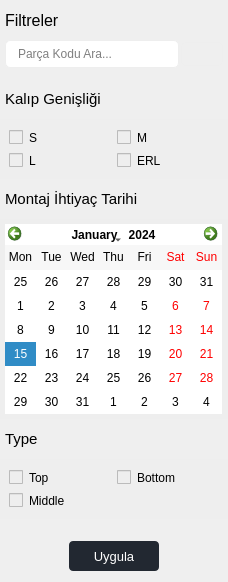
                 <widget class="QWidget" name="scrollAreaWidgetContents_2">
                  <property name="geometry">
                   <rect>
                    <x>0</x>
                    <y>0</y>
                    <width>228</width>
                    <height>582</height>
                   </rect>
                  </property>
                  <property name="styleSheet">
                   <string notr="true">padding: 0;</string>
                  </property>
                  <layout class="QVBoxLayout" name="verticalLayout_17">
                   <property name="leftMargin">
                    <number>0</number>
                   </property>
                   <property name="rightMargin">
                    <number>0</number>
                   </property>
                   <item>
                    <layout class="QVBoxLayout" name="verticalLayout_15">
                     <property name="spacing">
                      <number>10</number>
                     </property>
                     <property name="leftMargin">
                      <number>5</number>
                     </property>
                     <property name="rightMargin">
                      <number>5</number>
                     </property>
                     <item>
                      <widget class="QLabel" name="filters_label_2">
                       <property name="font">
                        <font>
                         <pointsize>12</pointsize>
                        </font>
                       </property>
                       <property name="styleSheet">
                        <string notr="true"/>
                       </property>
                       <property name="text">
                        <string>Filtreler</string>
                       </property>
                      </widget>
                     </item>
                     <item>
                      <layout class="QHBoxLayout" name="horizontalLayout_10">
                       <property name="spacing">
                        <number>2</number>
                       </property>
                       <item>
                        <widget class="QLineEdit" name="search_input_2">
                         <property name="cursor">
                          <cursorShape>IBeamCursor</cursorShape>
                         </property>
                         <property name="styleSheet">
                          <string notr="true">*{
border: 1px solid #EEEEEE;
border-radius: 5px;
padding: 5px 10px;
}

*:focus{
background-color: #EEEEEE;
}</string>
                         </property>
                         <property name="placeholderText">
                          <string>Parça Kodu Ara...</string>
                         </property>
                         <property name="clearButtonEnabled">
                          <bool>true</bool>
                         </property>
                        </widget>
                       </item>
                       <item>
                        <widget class="QPushButton" name="search_btn_2">
                         <property name="cursor">
                          <cursorShape>PointingHandCursor</cursorShape>
                         </property>
                         <property name="mouseTracking">
                          <bool>true</bool>
                         </property>
                         <property name="styleSheet">
                          <string notr="true">*{
border: 1px solid #EEEEEE;
border-radius: 5px;
padding: 4px;
}

*:hover{
background-color: #EEEEEE;
}</string>
                         </property>
                         <property name="text">
                          <string/>
                         </property>
                         <property name="icon">
                          <iconset resource="resources.qrc">
                           <normaloff>:/icons/icons/search-red.png</normaloff>:/icons/icons/search-red.png</iconset>
                         </property>
                         <property name="iconSize">
                          <size>
                           <width>20</width>
                           <height>20</height>
                          </size>
                         </property>
                         <property name="checkable">
                          <bool>true</bool>
                         </property>
                        </widget>
                       </item>
                      </layout>
                     </item>
                    </layout>
                   </item>
                   <item>
                    <layout class="QVBoxLayout" name="verticalLayout_16">
                     <property name="spacing">
                      <number>0</number>
                     </property>
                     <property name="topMargin">
                      <number>5</number>
                     </property>
                     <property name="bottomMargin">
                      <number>5</number>
                     </property>
                     <item>
                      <widget class="QWidget" name="kalip_genisligi_widget_2" native="true">
                       <property name="minimumSize">
                        <size>
                         <width>0</width>
                         <height>40</height>
                        </size>
                       </property>
                       <property name="styleSheet">
                        <string notr="true">*{
border:none;
padding: 10px 5px;
height: 40px;
}

*:hover{
background-color: #EEEEEE;
}</string>
                       </property>
                       <layout class="QHBoxLayout" name="horizontalLayout_33">
                        <property name="spacing">
                         <number>0</number>
                        </property>
                        <property name="leftMargin">
                         <number>0</number>
                        </property>
                        <property name="topMargin">
                         <number>0</number>
                        </property>
                        <property name="rightMargin">
                         <number>0</number>
                        </property>
                        <property name="bottomMargin">
                         <number>0</number>
                        </property>
                        <item>
                         <layout class="QHBoxLayout" name="horizontalLayout_32">
                          <property name="spacing">
                           <number>0</number>
                          </property>
                          <item>
                           <widget class="QPushButton" name="kalip_genisligi_fltr_label_btn_2">
                            <property name="sizePolicy">
                             <sizepolicy hsizetype="Expanding" vsizetype="Fixed">
                              <horstretch>0</horstretch>
                              <verstretch>0</verstretch>
                             </sizepolicy>
                            </property>
                            <property name="font">
                             <font>
                              <pointsize>11</pointsize>
                             </font>
                            </property>
                            <property name="cursor">
                             <cursorShape>PointingHandCursor</cursorShape>
                            </property>
                            <property name="styleSheet">
                             <string notr="true">*{
border: none;
text-align: left;
padding-left: 5px;
height: 30px;
}</string>
                            </property>
                            <property name="text">
                             <string>Kalıp Genişliği</string>
                            </property>
                            <property name="checkable">
                             <bool>true</bool>
                            </property>
                           </widget>
                          </item>
                          <item>
                           <spacer name="horizontalSpacer_19">
                            <property name="orientation">
                             <enum>Qt::Orientation::Horizontal</enum>
                            </property>
                            <property name="sizeType">
                             <enum>QSizePolicy::Policy::Fixed</enum>
                            </property>
                            <property name="sizeHint" stdset="0">
                             <size>
                              <width>0</width>
                              <height>20</height>
                             </size>
                            </property>
                           </spacer>
                          </item>
                          <item>
                           <widget class="QPushButton" name="kalip_genisligi_fltr_icon_btn_2">
                            <property name="cursor">
                             <cursorShape>PointingHandCursor</cursorShape>
                            </property>
                            <property name="layoutDirection">
                             <enum>Qt::LayoutDirection::LeftToRight</enum>
                            </property>
                            <property name="styleSheet">
                             <string notr="true">border: none;
height: 30px;</string>
                            </property>
                            <property name="text">
                             <string/>
                            </property>
                            <property name="icon">
                             <iconset resource="resources.qrc">
                              <normaloff>:/icons/icons/plus-red.png</normaloff>
                              <normalon>:/icons/icons/minus-red.png</normalon>:/icons/icons/plus-red.png</iconset>
                            </property>
                            <property name="checkable">
                             <bool>true</bool>
                            </property>
                           </widget>
                          </item>
                         </layout>
                        </item>
                       </layout>
                      </widget>
                     </item>
                     <item>
                      <widget class="QWidget" name="kalip_genisligi_check_boxes_2" native="true">
                       <property name="minimumSize">
                        <size>
                         <width>0</width>
                         <height>60</height>
                        </size>
                       </property>
                       <property name="styleSheet">
                        <string notr="true">background-color: #EEEEEE;</string>
                       </property>
                       <layout class="QGridLayout" name="gridLayout_2">
                        <item row="0" column="0">
                         <widget class="QCheckBox" name="kalip_genisligi_checkBox_S_2">
                          <property name="text">
                           <string>S</string>
                          </property>
                         </widget>
                        </item>
                        <item row="0" column="1">
                         <widget class="QCheckBox" name="kalip_genisligi_checkBox_M_2">
                          <property name="text">
                           <string>M</string>
                          </property>
                         </widget>
                        </item>
                        <item row="1" column="0">
                         <widget class="QCheckBox" name="kalip_genisligi_checkBox_L_2">
                          <property name="text">
                           <string>L</string>
                          </property>
                         </widget>
                        </item>
                        <item row="1" column="1">
                         <widget class="QCheckBox" name="kalip_genisligi_checkBox_ERL_2">
                          <property name="text">
                           <string>ERL</string>
                          </property>
                         </widget>
                        </item>
                       </layout>
                      </widget>
                     </item>
                     <item>
                      <widget class="QWidget" name="montaj_ihtiyac_widget_2" native="true">
                       <property name="minimumSize">
                        <size>
                         <width>0</width>
                         <height>40</height>
                        </size>
                       </property>
                       <property name="cursor">
                        <cursorShape>PointingHandCursor</cursorShape>
                       </property>
                       <property name="styleSheet">
                        <string notr="true">*{
border:none;
padding: 10px 5px;
height: 40px;
}

*:hover{
background-color: #EEEEEE;
}</string>
                       </property>
                       <layout class="QHBoxLayout" name="horizontalLayout_35">
                        <property name="spacing">
                         <number>0</number>
                        </property>
                        <property name="leftMargin">
                         <number>0</number>
                        </property>
                        <property name="topMargin">
                         <number>0</number>
                        </property>
                        <property name="rightMargin">
                         <number>0</number>
                        </property>
                        <property name="bottomMargin">
                         <number>0</number>
                        </property>
                        <item>
                         <layout class="QHBoxLayout" name="horizontalLayout_34">
                          <property name="spacing">
                           <number>0</number>
                          </property>
                          <item>
                           <widget class="QPushButton" name="montaj_ihtiyac_fltr_label_btn_2">
                            <property name="sizePolicy">
                             <sizepolicy hsizetype="Expanding" vsizetype="Fixed">
                              <horstretch>0</horstretch>
                              <verstretch>0</verstretch>
                             </sizepolicy>
                            </property>
                            <property name="font">
                             <font>
                              <pointsize>11</pointsize>
                             </font>
                            </property>
                            <property name="cursor">
                             <cursorShape>PointingHandCursor</cursorShape>
                            </property>
                            <property name="styleSheet">
                             <string notr="true">*{
border: none;
text-align: left;
padding-left: 5px;
height: 30px;
}</string>
                            </property>
                            <property name="text">
                             <string>Montaj İhtiyaç Tarihi</string>
                            </property>
                            <property name="checkable">
                             <bool>true</bool>
                            </property>
                           </widget>
                          </item>
                          <item>
                           <spacer name="horizontalSpacer_20">
                            <property name="orientation">
                             <enum>Qt::Orientation::Horizontal</enum>
                            </property>
                            <property name="sizeType">
                             <enum>QSizePolicy::Policy::Fixed</enum>
                            </property>
                            <property name="sizeHint" stdset="0">
                             <size>
                              <width>0</width>
                              <height>20</height>
                             </size>
                            </property>
                           </spacer>
                          </item>
                          <item>
                           <widget class="QPushButton" name="montaj_ihtiyac_fltr_icon_btn_2">
                            <property name="cursor">
                             <cursorShape>PointingHandCursor</cursorShape>
                            </property>
                            <property name="styleSheet">
                             <string notr="true">border: none;
height: 30px;</string>
                            </property>
                            <property name="text">
                             <string/>
                            </property>
                            <property name="icon">
                             <iconset resource="resources.qrc">
                              <normaloff>:/icons/icons/plus-red.png</normaloff>
                              <normalon>:/icons/icons/minus-red.png</normalon>:/icons/icons/plus-red.png</iconset>
                            </property>
                            <property name="checkable">
                             <bool>true</bool>
                            </property>
                           </widget>
                          </item>
                         </layout>
                        </item>
                       </layout>
                      </widget>
                     </item>
                     <item>
                      <widget class="QWidget" name="montaj_ihtiyac_calendar_widget_2" native="true">
                       <property name="minimumSize">
                        <size>
                         <width>0</width>
                         <height>200</height>
                        </size>
                       </property>
                       <property name="styleSheet">
                        <string notr="true">background-color: #EEEEEE;</string>
                       </property>
                       <layout class="QHBoxLayout" name="horizontalLayout_44">
                        <property name="spacing">
                         <number>0</number>
                        </property>
                        <property name="leftMargin">
                         <number>0</number>
                        </property>
                        <property name="topMargin">
                         <number>0</number>
                        </property>
                        <property name="rightMargin">
                         <number>0</number>
                        </property>
                        <property name="bottomMargin">
                         <number>0</number>
                        </property>
                        <item>
                         <layout class="QHBoxLayout" name="horizontalLayout_43">
                          <property name="spacing">
                           <number>0</number>
                          </property>
                          <property name="topMargin">
                           <number>5</number>
                          </property>
                          <property name="bottomMargin">
                           <number>5</number>
                          </property>
                          <item>
                           <spacer name="horizontalSpacer_29">
                            <property name="orientation">
                             <enum>Qt::Orientation::Horizontal</enum>
                            </property>
                            <property name="sizeHint" stdset="0">
                             <size>
                              <width>40</width>
                              <height>20</height>
                             </size>
                            </property>
                           </spacer>
                          </item>
                          <item>
                           <widget class="QCalendarWidget" name="calendarWidget_2">
                            <property name="sizePolicy">
                             <sizepolicy hsizetype="Preferred" vsizetype="Preferred">
                              <horstretch>0</horstretch>
                              <verstretch>0</verstretch>
                             </sizepolicy>
                            </property>
                            <property name="styleSheet">
                             <string notr="true">background-color: #fff;
color: black;</string>
                            </property>
                            <property name="verticalHeaderFormat">
                             <enum>QCalendarWidget::VerticalHeaderFormat::NoVerticalHeader</enum>
                            </property>
                           </widget>
                          </item>
                          <item>
                           <spacer name="horizontalSpacer_30">
                            <property name="orientation">
                             <enum>Qt::Orientation::Horizontal</enum>
                            </property>
                            <property name="sizeHint" stdset="0">
                             <size>
                              <width>40</width>
                              <height>20</height>
                             </size>
                            </property>
                           </spacer>
                          </item>
                         </layout>
                        </item>
                       </layout>
                      </widget>
                     </item>
                     <item>
                      <widget class="QWidget" name="type_widget_2" native="true">
                       <property name="minimumSize">
                        <size>
                         <width>0</width>
                         <height>40</height>
                        </size>
                       </property>
                       <property name="styleSheet">
                        <string notr="true">*{
border:none;
padding: 10px 5px;
height: 40px;
}

*:hover{
background-color: #EEEEEE;
}</string>
                       </property>
                       <layout class="QHBoxLayout" name="horizontalLayout_13">
                        <property name="spacing">
                         <number>0</number>
                        </property>
                        <property name="leftMargin">
                         <number>0</number>
                        </property>
                        <property name="topMargin">
                         <number>0</number>
                        </property>
                        <property name="rightMargin">
                         <number>0</number>
                        </property>
                        <property name="bottomMargin">
                         <number>0</number>
                        </property>
                        <item>
                         <layout class="QHBoxLayout" name="horizontalLayout_12">
                          <property name="spacing">
                           <number>0</number>
                          </property>
                          <item>
                           <widget class="QPushButton" name="type_fltr_label_btn_2">
                            <property name="sizePolicy">
                             <sizepolicy hsizetype="Expanding" vsizetype="Fixed">
                              <horstretch>0</horstretch>
                              <verstretch>0</verstretch>
                             </sizepolicy>
                            </property>
                            <property name="font">
                             <font>
                              <pointsize>11</pointsize>
                             </font>
                            </property>
                            <property name="cursor">
                             <cursorShape>PointingHandCursor</cursorShape>
                            </property>
                            <property name="styleSheet">
                             <string notr="true">*{
border: none;
text-align: left;
padding-left: 5px;
height: 30px;
}</string>
                            </property>
                            <property name="text">
                             <string>Type</string>
                            </property>
                            <property name="checkable">
                             <bool>true</bool>
                            </property>
                           </widget>
                          </item>
                          <item>
                           <spacer name="horizontalSpacer_6">
                            <property name="orientation">
                             <enum>Qt::Orientation::Horizontal</enum>
                            </property>
                            <property name="sizeType">
                             <enum>QSizePolicy::Policy::Fixed</enum>
                            </property>
                            <property name="sizeHint" stdset="0">
                             <size>
                              <width>0</width>
                              <height>20</height>
                             </size>
                            </property>
                           </spacer>
                          </item>
                          <item>
                           <widget class="QPushButton" name="type_fltr_icon_btn_2">
                            <property name="cursor">
                             <cursorShape>PointingHandCursor</cursorShape>
                            </property>
                            <property name="styleSheet">
                             <string notr="true">border: none;
height: 30px;</string>
                            </property>
                            <property name="text">
                             <string/>
                            </property>
                            <property name="icon">
                             <iconset resource="resources.qrc">
                              <normaloff>:/icons/icons/plus-red.png</normaloff>
                              <normalon>:/icons/icons/minus-red.png</normalon>:/icons/icons/plus-red.png</iconset>
                            </property>
                            <property name="checkable">
                             <bool>true</bool>
                            </property>
                           </widget>
                          </item>
                         </layout>
                        </item>
                       </layout>
                      </widget>
                     </item>
                     <item>
                      <widget class="QWidget" name="type_check_boxes_2" native="true">
                       <property name="minimumSize">
                        <size>
                         <width>0</width>
                         <height>60</height>
                        </size>
                       </property>
                       <property name="styleSheet">
                        <string notr="true">background-color: #EEEEEE;</string>
                       </property>
                       <layout class="QGridLayout" name="gridLayout_4">
                        <item row="0" column="0">
                         <widget class="QCheckBox" name="type_checkBox_top_2">
                          <property name="text">
                           <string>Top</string>
                          </property>
                         </widget>
                        </item>
                        <item row="0" column="1">
                         <widget class="QCheckBox" name="type_checkBox_bottom_2">
                          <property name="text">
                           <string>Bottom</string>
                          </property>
                         </widget>
                        </item>
                        <item row="1" column="0" colspan="2">
                         <widget class="QCheckBox" name="type_checkBox_middle_2">
                          <property name="text">
                           <string>Middle</string>
                          </property>
                         </widget>
                        </item>
                       </layout>
                      </widget>
                     </item>
                    </layout>
                   </item>
                   <item>
                    <spacer name="verticalSpacer_3">
                     <property name="orientation">
                      <enum>Qt::Orientation::Vertical</enum>
                     </property>
                     <property name="sizeHint" stdset="0">
                      <size>
                       <width>20</width>
                       <height>167</height>
                      </size>
                     </property>
                    </spacer>
                   </item>
                   <item>
                    <widget class="QWidget" name="uygula_widget_2" native="true">
                     <property name="minimumSize">
                      <size>
                       <width>0</width>
                       <height>30</height>
                      </size>
                     </property>
                     <property name="styleSheet">
                      <string notr="true"/>
                     </property>
                     <layout class="QHBoxLayout" name="horizontalLayout_19">
                      <property name="leftMargin">
                       <number>0</number>
                      </property>
                      <property name="topMargin">
                       <number>0</number>
                      </property>
                      <property name="rightMargin">
                       <number>0</number>
                      </property>
                      <property name="bottomMargin">
                       <number>0</number>
                      </property>
                      <item>
                       <layout class="QHBoxLayout" name="horizontalLayout_18">
                        <property name="bottomMargin">
                         <number>3</number>
                        </property>
                        <item>
                         <spacer name="horizontalSpacer_10">
                          <property name="orientation">
                           <enum>Qt::Orientation::Horizontal</enum>
                          </property>
                          <property name="sizeHint" stdset="0">
                           <size>
                            <width>40</width>
                            <height>20</height>
                           </size>
                          </property>
                         </spacer>
                        </item>
                        <item>
                         <widget class="QPushButton" name="uygula_btn_2">
                          <property name="minimumSize">
                           <size>
                            <width>0</width>
                            <height>30</height>
                           </size>
                          </property>
                          <property name="font">
                           <font>
                            <pointsize>10</pointsize>
                           </font>
                          </property>
                          <property name="cursor">
                           <cursorShape>PointingHandCursor</cursorShape>
                          </property>
                          <property name="styleSheet">
                           <string notr="true">*{
border: none;
border-radius:  4px;
width: 90px;
height: 30px;
background-color: #222831;
color: #fff;
}

*:hover{
background-color: #31363f;
}</string>
                          </property>
                          <property name="text">
                           <string>Uygula</string>
                          </property>
                          <property name="checkable">
                           <bool>true</bool>
                          </property>
                         </widget>
                        </item>
                        <item>
                         <spacer name="horizontalSpacer_11">
                          <property name="orientation">
                           <enum>Qt::Orientation::Horizontal</enum>
                          </property>
                          <property name="sizeHint" stdset="0">
                           <size>
                            <width>40</width>
                            <height>20</height>
                           </size>
                          </property>
                         </spacer>
                        </item>
                       </layout>
                      </item>
                     </layout>
                    </widget>
                   </item>
                  </layout>
                 </widget>
